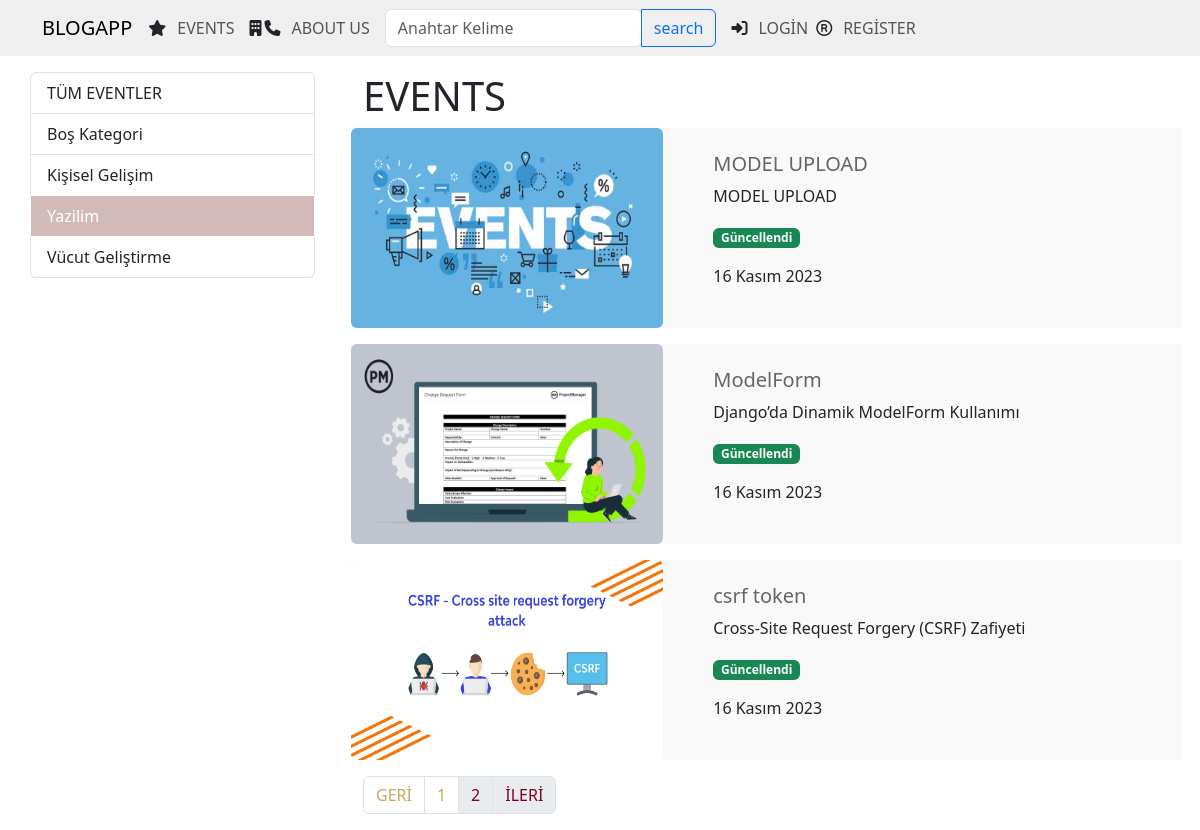
/events/category/yazilim?page=2, run on the app's committed database.
### events/models.py (models this page shows, shortened)
class category(models.Model):
    name = models.CharField(max_length=50)
    slug = models.SlugField(default="",blank=True,unique=True,max_length=50,db_index=True)

class events(models.Model):
    title = models.CharField(max_length=50)
    subtitle = models.CharField(max_length=100,default="")
    description = RichTextField()
    image = models.ImageField(upload_to="images",default="")
    date = models.DateField(auto_now=True)
    isActive = models.BooleanField(default=False)
    isHome = models.BooleanField(default=False)
    slug = models.SlugField(default="",blank=True,editable=False,null=False,unique=True,db_index=True)
    isUpdated = models.BooleanField(default=1)
    categories = models.ManyToManyField(category)

### events/views.py (the view)
# urls.py: path('category/<slug:slug>',views.eventByToCategory,name = "event_by_category"),
def eventByToCategory(request, slug):
    events_by = events.objects.filter(categories__slug=slug,isActive = True).order_by('-date')
    events_by.order_by("date")
    kategoriler = category.objects.all()
    paginator = Paginator(events_by,3)
    page = request.GET.get('page',1)
    page_obj = paginator.page(page)
    print(page_obj.paginator.count)
    print(page_obj.paginator.num_pages)
    return render(request,"_list.html",{
      'categories': kategoriler,
      'page_obj': page_obj,
      's_category': slug,
    })

### events/templates/_list.html (shortened to what this page needs)
{% extends "main.html" %}
{% load static %}
{% block css%}
<link rel="stylesheet" , href="{% static 'css/style.css'%}">
{% endblock %}
{% block concent%}
 <div class="container mt-3">
    <div class="row">
        <div class="col-3 left-nav">
            <div class="list-group">
             <a href="/events" class="list-group-item list-group-item-action {% if s_category == category.slug %} active {% endif %}">TÜM EVENTLER</a>
                {%for category in categories %}
                   <a HREF="{% url 'event_by_category' category.slug %}"
                      class="list-group-item list-group-item-action left-nav-button{% if s_category == category.slug %} active {% endif %}"> {{ category.name|title }}</a>
                {% endfor %}
            </div>
        </div>
        <div class="col-9 right-main"><H1>EVENTS</H1>
             {% for event in page_obj.object_list %}
                {% if event.isActive == True %}
                  {% include '_events.html'%}
                {% endif %}
             {% endfor %}
            {% if page_obj.paginator.num_pages > 1%}
               {% include '_pagination.html'%}
            {% endif %}
        </div>
    </div>
</div>
{% endblock %}

### templates/main.html (shortened to what this page needs)
<!DOCTYPE html>
<html lang="en">
<head>
    <link rel="stylesheet" href="https://cdnjs.cloudflare.com/ajax/libs/font-awesome/6.4.2/css/all.min.css" />
    <link href="https://cdnjs.cloudflare.com/ajax/libs/bootstrap/5.3.2/css/bootstrap.min.css"
 rel="stylesheet"/>
     {% block css%}
     {% endblock %}
</head>
<body>
{% include 'partials/_nav.html' %}
{% block concent %}
{% endblock %}
</body>
</html>

### templates/partials/_nav.html (shortened to what this page needs)
<link rel="stylesheet" href="../../static/css/style.css">
<nav class="navbar navbar-expand-lg header-nav">
    <div class="container ">
    <a href="/" class="navbar-brand">BLOGAPP</a>
    <div class="collapse navbar-collapse" id="navbar">
        <ul class="navbar-nav me-auto nav-flex">
            <li class="nav-item nav-icon">
                <i class="fa-solid fa-star"></i>
                <a href="/events" class="nav-link">EVENTS</a>
            </li>
            <li class="nav-item nav-icon">
                <i class="fa-solid fa-building"></i>
                <i class="fa-solid fa-phone"></i>
                <a href="/hakkimizda" class="nav-link">ABOUT US</a>
            </li>
            <form action="{% url 'search' %} ">
                 <div class="input-group ">
                 <input type="search" class="form-control rounded" placeholder="Anahtar Kelime" type="text" name="q" aria-label="Search" aria-describedby="search-addon" />
                 <button type="submit" class="btn btn-outline-primary">search</button>
                  </div>
            </form>
            {% if user.is_authenticated %}
             </li>
             <div style="padding-left: 15px"></div>
              <li class="nav-item nav-icon me-0">
                <i class="fa-solid fa-right-from-bracket"></i>
                <a href="{% url 'user_logout' %}" class="nav-link">LOGOUT</a>
            </li>
            <li class="nav-item nav-icon me-0">
                <i class="fa-solid fa-right-from-bracket"></i>
                <a href="{% url 'change_password' %}" class="nav-link">PAROLA GÜNCELLE</a>
            </li>
            </li>
              <li class="nav-item nav-icon me-0">
                <a href="#" class="nav-link">Hoş geldin,{{user.username}}</a>
            </li>
            {% else %}
              <li class="nav-item nav-icon me-0">
                <i class="fa-solid fa-right-to-bracket"></i>
                <a href="{% url 'user_login' %}" class="nav-link">LOGİN</a>
            </li>
              <li class="nav-item nav-icon me-0">
               <i class="fa-regular fa-registered"></i>
                <a href="{% url 'user_register' %}" class="nav-link">REGİSTER</a>
            </li>
            {% endif %}
        </ul>
         </div>
      </div>
</nav>

### events/templates/_events.html
{%load static %}
<div class="card mb-3">
                <div class="row blog-container">
                    <div class="col-5">
                        <img  class="img-fluid rounded" src="{{ event.image.url }}" >
                    </div>
                    <div class="col-7">
                        <div class="card-body">
                            <h5 class="card-title">
                              <a href="{% url 'events_details' event.slug%}"
                                   > {{ event.title|safe }}
                                </a>
                            </h5>
                             <p>{{ event.subtitle}}</p>
                            <p>
                                    {% if event.isUpdated %}
                                <span  class="badge bg-success"> Güncellendi</span>
                                    {% else %}
                                <span  class="badge bg-warning"> Güncellenmedi</span>
                                    {% endif %}
                            </p>
                            <p> {{ event.date }}</p>
                        </div>
                    </div>
                </div>
            </div>

### events/templates/_pagination.html
 <nav aria-label="Page navigation example">
                <ul class="pagination">
                    {% if page_obj.has_previous %}
                    <li class="page-item"><a class="page-link" href="?page={{ page_obj.previous_page_number}}">GERİ</a></li>
                    {% else %}
                    <li class="page-item disabled"><a class="page-link" href="#">GERİ</a></li>
                    {% endif %}
                    {% for i in page_obj.paginator.page_range %}
                       {% if page_obj.number == i %}
                         <li class="page-item disabled"><a class="page-link" href="#">{{i}}</a></li>
                       {% else %}
                         <li class="page-item"><a class="page-link" href="?page={{i}}">{{i}}</a></li>
                       {% endif %}
                    {% endfor %}
                    {% if page_obj.has_next %}
                    <li class="page-item"><a class="page-link" href="?page={{ page_obj.next_page_number}}">İLERİ</a></li>
                    {% else %}
                    <li class="page-item disabled"><a class="page-link" href="#">İLERİ</a></li>
                    {% endif %}
                </ul>
            </nav>

### static/css/style.css (style rules this page uses)
body { background: white; }
.blog-container { background-color: #f9f9f9; height: 200px; width: auto; }
.card { border: none !important; }
.header-nav { background-color: #efefef; }
.img-fluid { height: 100%; }
.row>* { padding: 0 !important; }
.right-main { padding-left: 3em !important; }
a { text-decoration : none; color: #676464; }
.card-body { display : flex; flex-direction: column; justify-content: center; height: 100%; }
.img-fluid { max-height: 200px; width : 90%; }
.list-group { --bs-list-group-active-bg: #d3baba; --bs-list-group-active-border-color: none; border: none; }
.nav-icon { display: flex; flex-direction: row; align-items: center; margin-right: 7px; }
.nav-flex { display: flex; flex-direction: row; align-items: center; }
.nav-icon i { margin-right: 3px; }
.page-link { --bs-pagination-color:#cba55d; --bs-pagination-disabled-color:rgb(126 0 32); }

### data on the page
category: name "Boş Kategori"
category: name "Kişisel Gelişim"
category: name "Yazilim"
category: name "Vücut Geliştirme"
events: image (picture), title "MODEL UPLOAD", subtitle "MODEL UPLOAD", isUpdated "Güncellendi", date "16 Kasım 2023"
events: image (picture), title "ModelForm", subtitle "Django’da Dinamik ModelForm Kullanımı", isUpdated "Güncellendi", date "16 Kasım 2023"
events: image (picture), title "csrf token", subtitle "Cross-Site Request Forgery (CSRF) Zafiyeti", isUpdated "Güncellendi", date "16 Kasım 2023"

### other printed values
{{ i }} "1"
{{ i }} "2"
